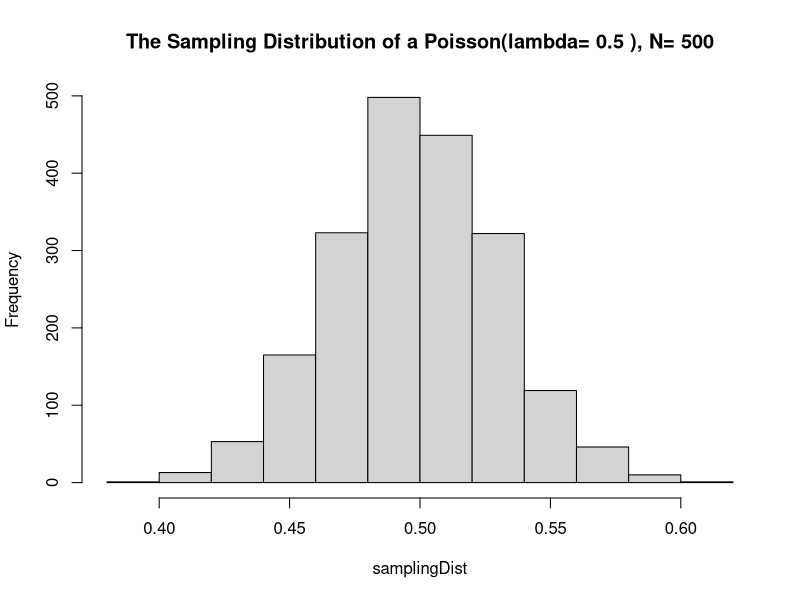
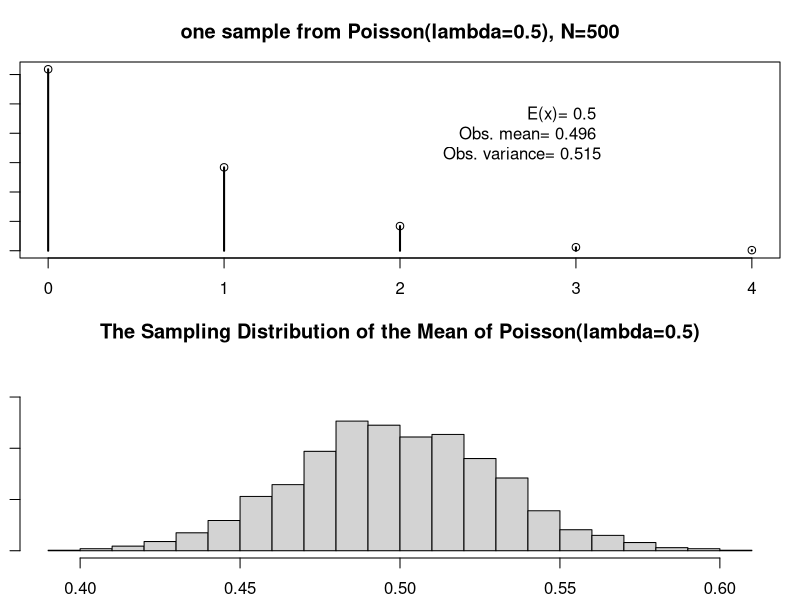
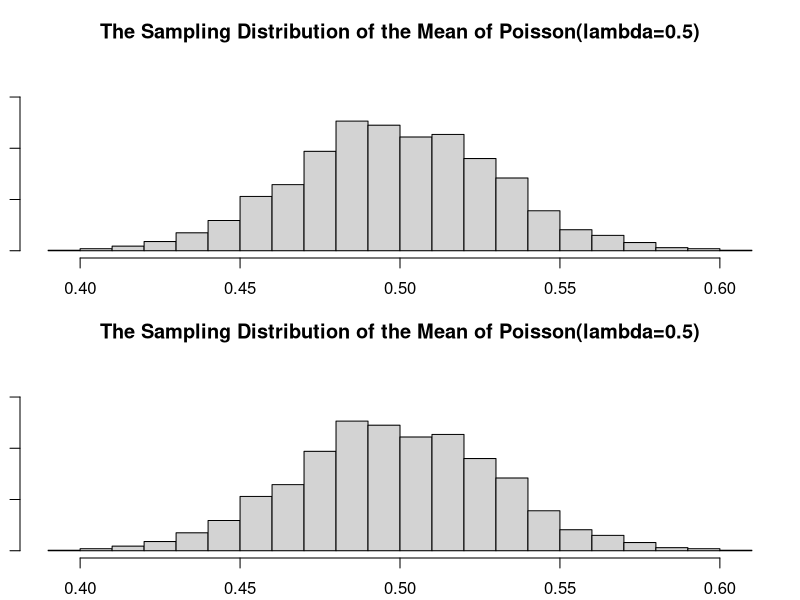
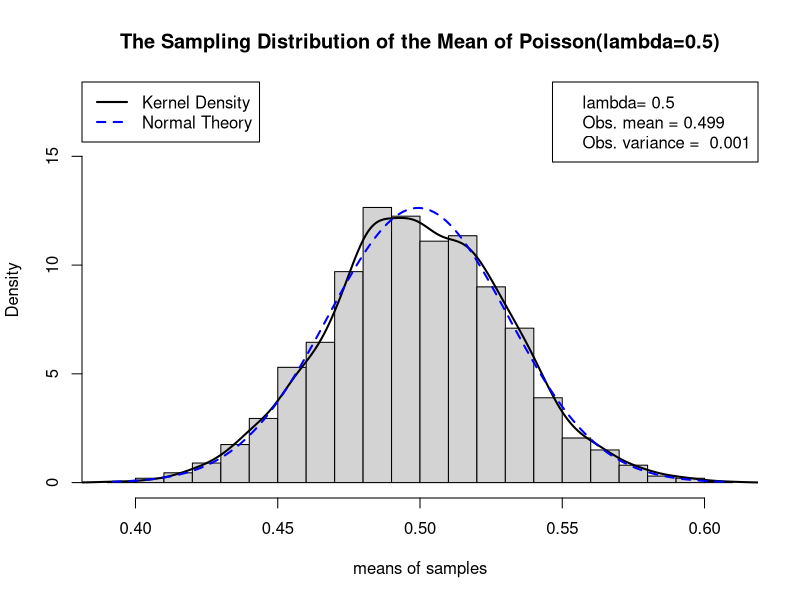

The R script that drew these images, in order:
## poisson-4.R
## Date: 2013-02-11
## Author: Paul E. Johnson <pauljohn at ku.edu>

## See the central limit theorem as it applies to a poisson
## distribution

## Run this a few times, changing the value of ell and
## sampleSize at the top. What do you see?

## Reminder: the Expected Value of a Poisson distribution equals
## the lambda coefficient

##------------------------------------------##
## ---------RUN THIS PART FIRST -------------#

ell <- 0.5
sampleSize <- 500
nOfRuns <- 2000
set.seed(123123)

getMeans <- function (x){
  e <- rpois(sampleSize, lambda = ell)
  mean(e)
}

samplingDist <- sapply(1:nOfRuns, getMeans)

## If you want pictures to show your parents, change SAVEME to TRUE
## Throws all images into one file (lazy).
SAVEME <- FALSE
if (SAVEME) pdf(file = "distributions-poisson-04-1.pdf", height = 10, width = 7,
                paper = "special", family = "Times")

mytitle <- paste("The Sampling Distribution of a Poisson(lambda=", ell,"), N=", sampleSize)
hist(samplingDist, breaks = 10, main = mytitle)

##------------------------------------------------##
# ---------- SECOND PART STARTS HERE -------------- #

# If you did not run that first part yet, go back.
# Then run this really fun part!

# Maybe you try this for fun. I've done it. It works.
op <- par(no.readonly = TRUE)
par(mfrow = c(2,1), mar = c(2.1,1,3.1,1))

z <- rpois(sampleSize, lambda = ell)

title <- paste("one sample from Poisson(lambda=",ell,")",", N=",sampleSize,sep="")
t1 <- table(z)/sampleSize

plot(t1, type = "h", xlab = "", main = title)
points(unique(as.numeric(names(t1))), as.vector(t1))


text(x = .8*max(as.numeric(names(t1))), y = .6*max(t1),
     paste("E(x)=", ell, "\nObs. mean=", round(mean(z),3),
           "\nObs. variance=", round(var(z),3)),
           pos=2);


drawTheSamplingDist <- function(){
    mytitle <-
        paste("The Sampling Distribution of the Mean of Poisson(lambda=", ell,
              ")", sep = "")
    sh <- hist(samplingDist, breaks=20, plot = F)
    hist(samplingDist, prob = TRUE, breaks = 20,
         xlab = "means of samples",  main = mytitle,
         ylim = c(0, 1.4 * max(sh$density)))
    text(max(samplingDist), .6*max(sh$counts),
         paste("Obs. mean =",round(mean(samplingDist), 3),
               "\nObs. variance = ",round(var(samplingDist), 3),
               "\n", nOfRuns, "samples",
               "\nSample size =", sampleSize), pos = 2)
}

## Run that a few times. It is FUN!
drawTheSamplingDist()
drawTheSamplingDist()
drawTheSamplingDist()

par(op)

drawTheSamplingDist()

samplingMean <- mean(samplingDist)
samplingStdDev <- sd(samplingDist)
samplingRange <- range(samplingDist)

xseq <- seq(samplingRange[1], samplingRange[2], length.out = 200)
xseqDens <- dnorm(xseq, mean = samplingMean, sd = samplingStdDev)

lines(density(samplingDist), lty = 1, lwd = 2, col = "black")
lines(xseq, xseqDens, lty = 2, lwd = 2, col = "blue")

par(xpd=TRUE)
legend("topleft", c("Kernel Density", "Normal Theory"), lty=c(1,2), lwd = 2, col = c("black","blue"))
legend("topright", c(paste("lambda=", ell),
                     paste("Obs. mean =",round(mean(samplingDist),3)),
                     paste("Obs. variance = ",round(var(samplingDist),3))))

if (SAVEME) dev.off()
